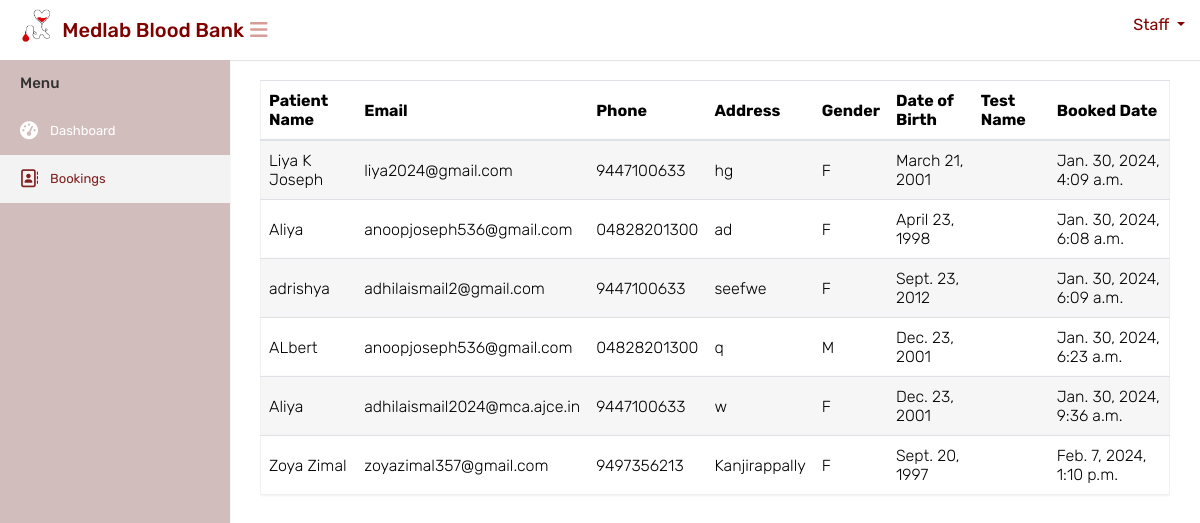
Page /labtestbookings on the earlier database version.
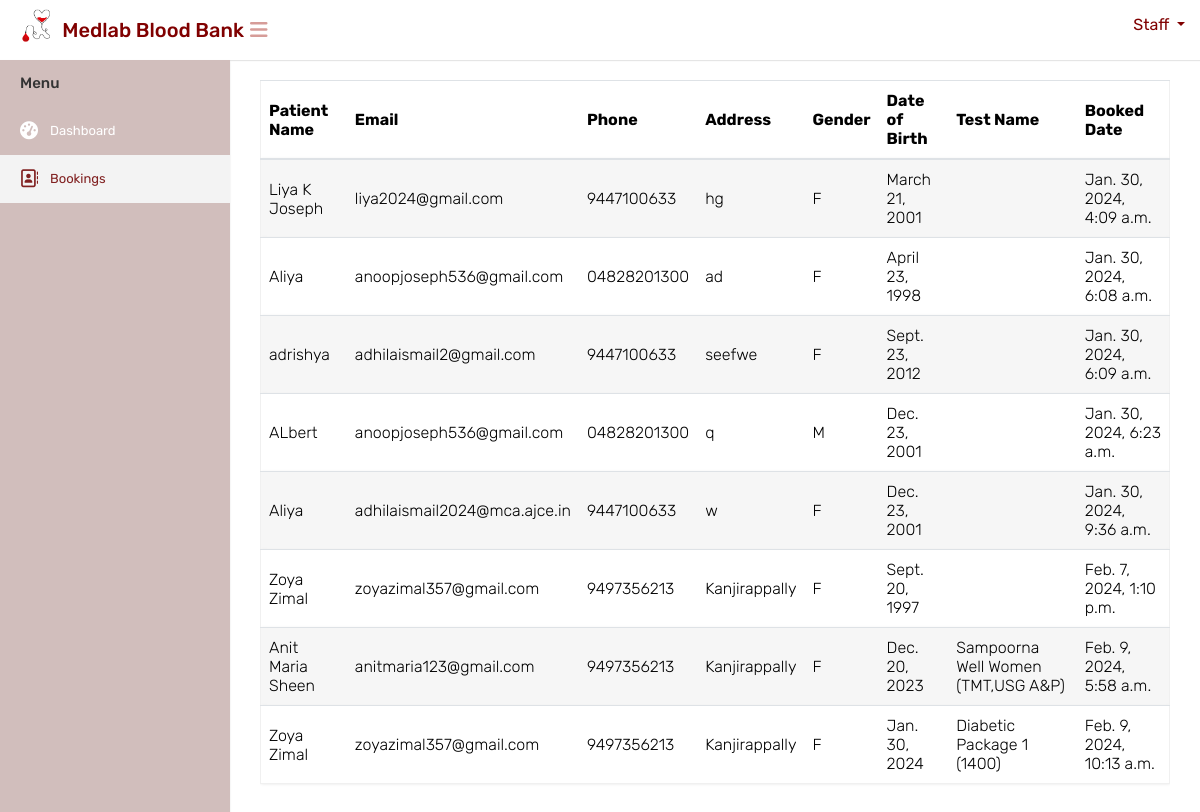
Same page on the later database version.
### website/models.py (models this page shows, shortened)
class Booking(models.Model):
    patient = models.ForeignKey(Patient, on_delete=models.CASCADE)
    booked_date = models.DateTimeField(auto_now_add=True)

class Patient(models.Model):
    user = models.ForeignKey(CustomUser, on_delete=models.CASCADE, default=1, related_name='patient_user')
    full_name = models.CharField(max_length=255)
    email = models.EmailField()
    phone = models.CharField(max_length=15)
    address = models.TextField()
    gender = models.CharField(max_length=1, choices=[('M', 'Male'), ('F', 'Female'), ('O', 'Other')])
    date_of_birth = models.DateField()
    selected_test = models.ForeignKey(LaboratoryTest, on_delete=models.SET_NULL, null=True, blank=True)

class LaboratoryTest(models.Model):
    test_name = models.CharField(max_length=255)
    test_price = models.DecimalField(max_digits=10, decimal_places=2)
    package_details = models.JSONField()

### website/views.py (the view)
# urls.py: path('labtestbookings',views.labtestbookings, name='labtestbookings'),
def labtestbookings(request):
    appointments = Booking.objects.all()
    test_name= Patient.objects
    context = {'appointments': appointments}
    return render(request, 'labstaff/viewbookings.html', context)

### templates/labstaff/viewbookings.html (shortened to what this page needs)
{% load static %}
<html lang="en">
<head>
    <link rel="stylesheet" type="text/css" href="{% static 'mainuser/css/bootstrap.min.css' %}">
    <link rel="stylesheet" type="text/css" href="{% static 'mainuser/css/font-awesome.min.css' %}">
    <link rel="stylesheet" type="text/css" href="{% static 'mainuser/css/select2.min.css' %}">
    <link rel="stylesheet" type="text/css" href="{% static 'mainuser/css/style.css' %}">
</head>
<body>
    <div class="main-wrapper">
        <div class="header" style="background-color:white;height:60px;">
			<div class="header-left">
				<a href="{% url 'adminindex' %}" class="logo" style="color: black;">
					<img src="{% static 'mainuser/img/logocopy.png' %}" width="75" height="40" alt="" style="margin-left:15px"> <span style="color: maroon;font-size: 20px;margin-top:10px; margin-left:-10px;white-space: nowrap;">Medlab Blood Bank</span>
				</a>
			</div>
			<a id="toggle_btn" href="javascript:void(0);" style="color:#d69c98;margin-top:20px;margin-left:10px;"><i class="fa fa-bars"></i></a>
            <ul class="nav user-menu float-right">
                <li class="nav-item dropdown has-arrow">
                    <a href="#" class="dropdown-toggle nav-link user-link" data-toggle="dropdown"style="color:maroon">
						<span style="color:maroon;">Staff</span>
                    </a>
                </li>
            </ul>
        </div>
        <div class="sidebar" id="sidebar">
            <div class="sidebar-inner slimscroll">
                <div id="sidebar-menu" class="sidebar-menu">
                    <ul>
                        <li class="menu-title">Menu</li>
                        <li>
                            <a href="{% url 'labstaffindex' %}"><i class="fa fa-dashboard"></i> <span>Dashboard</span></a>
                        </li>
						<li  class="active">
                            <a href="{% url 'labtestbookings' %}"><i class="fa fa-address-book-o"></i> <span>Bookings</span></a>
                        </li>
                    </ul>
                </div>
            </div>
        </div>
        <div class="page-wrapper">
            <div class="content">
                <div class="row">
                    <div class="col-md-12">
                        <div class="table-responsive">
                            <table class="table table-striped custom-table">
                                <thead>
                                    <tr>
                                        <th>Patient Name</th>
                                        <th>Email</th>
                                        <th>Phone</th>
                                        <th>Address</th>
                                        <th>Gender</th>
                                        <th>Date of Birth</th>
                                        <th>Test Name</th>
                                        <th>Booked Date</th>
                                    </tr>
                                </thead>
                                <tbody>
                                    {% for appointment in appointments %}
                                        <tr>
                                            <td>{{ appointment.patient.full_name }}</td>
                                            <td>{{ appointment.patient.email }}</td>
                                            <td>{{ appointment.patient.phone }}</td>
                                            <td>{{ appointment.patient.address }}</td>
                                            <td>{{ appointment.patient.gender }}</td>
                                            <td>{{ appointment.patient.date_of_birth }}</td>
                                            <td>{{ appointment.patient.selected_test.test_name }}</td>
                                            <td>{{ appointment.booked_date }}</td>
                                        </tr>
                                    {% endfor %}
                                </tbody>
                            </table>
                        </div>
                    </div>
                </div>
            </div>
		</div>
    </div>
</body>
</html>

Differences in the rows shown:
added Booking: patient.full_name "Anit Maria Sheen", patient.email "anitmaria123@gmail.com", patient.phone "9497356213", patient.address "Kanjirappally", patient.gender "F", patient.date_of_birth "Dec. 20, 2023", patient.selected_test.test_name "Sampoorna Well Women (TMT,USG A&P)", booked_date "Feb. 9, 2024, 5:58 a.m."
added Booking: patient.full_name "Zoya Zimal", patient.email "zoyazimal357@gmail.com", patient.phone "9497356213", patient.address "Kanjirappally", patient.gender "F", patient.date_of_birth "Jan. 30, 2024", patient.selected_test.test_name "Diabetic Package 1 (1400)", booked_date "Feb. 9, 2024, 10:13 a.m."
